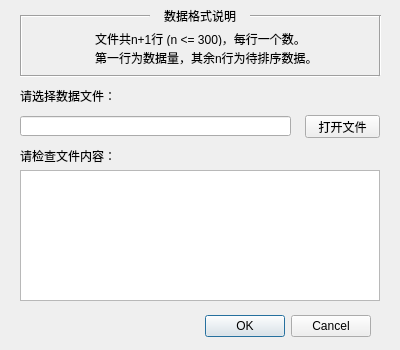
<?xml version="1.0" encoding="UTF-8"?>
<ui version="4.0">
 <class>dataImportDialog</class>
 <widget class="QDialog" name="dataImportDialog">
  <property name="geometry">
   <rect>
    <x>0</x>
    <y>0</y>
    <width>400</width>
    <height>350</height>
   </rect>
  </property>
  <property name="sizePolicy">
   <sizepolicy hsizetype="Fixed" vsizetype="Fixed">
    <horstretch>0</horstretch>
    <verstretch>0</verstretch>
   </sizepolicy>
  </property>
  <property name="minimumSize">
   <size>
    <width>400</width>
    <height>350</height>
   </size>
  </property>
  <property name="maximumSize">
   <size>
    <width>400</width>
    <height>350</height>
   </size>
  </property>
  <property name="windowTitle">
   <string>Dialog</string>
  </property>
  <widget class="QDialogButtonBox" name="buttonBox">
   <property name="geometry">
    <rect>
     <x>30</x>
     <y>310</y>
     <width>341</width>
     <height>32</height>
    </rect>
   </property>
   <property name="cursor">
    <cursorShape>PointingHandCursor</cursorShape>
   </property>
   <property name="styleSheet">
    <string notr="true"/>
   </property>
   <property name="orientation">
    <enum>Qt::Horizontal</enum>
   </property>
   <property name="standardButtons">
    <set>QDialogButtonBox::Cancel|QDialogButtonBox::Ok</set>
   </property>
  </widget>
  <widget class="QWidget" name="widget" native="true">
   <property name="geometry">
    <rect>
     <x>20</x>
     <y>5</y>
     <width>361</width>
     <height>80</height>
    </rect>
   </property>
   <widget class="Line" name="line_3">
    <property name="geometry">
     <rect>
      <x>350</x>
      <y>10</y>
      <width>20</width>
      <height>61</height>
     </rect>
    </property>
    <property name="orientation">
     <enum>Qt::Vertical</enum>
    </property>
   </widget>
   <widget class="Line" name="line">
    <property name="geometry">
     <rect>
      <x>-2</x>
      <y>63</y>
      <width>361</width>
      <height>16</height>
     </rect>
    </property>
    <property name="orientation">
     <enum>Qt::Horizontal</enum>
    </property>
   </widget>
   <widget class="QLabel" name="label_3">
    <property name="geometry">
     <rect>
      <x>144</x>
      <y>0</y>
      <width>81</width>
      <height>21</height>
     </rect>
    </property>
    <property name="styleSheet">
     <string notr="true">font: 12px &quot;宋体&quot;;
padding: 0px;</string>
    </property>
    <property name="text">
     <string>数据格式说明</string>
    </property>
   </widget>
   <widget class="Line" name="line_4">
    <property name="geometry">
     <rect>
      <x>0</x>
      <y>3</y>
      <width>130</width>
      <height>16</height>
     </rect>
    </property>
    <property name="orientation">
     <enum>Qt::Horizontal</enum>
    </property>
   </widget>
   <widget class="QLabel" name="label_5">
    <property name="geometry">
     <rect>
      <x>75</x>
      <y>25</y>
      <width>241</width>
      <height>16</height>
     </rect>
    </property>
    <property name="styleSheet">
     <string notr="true">font: 12px &quot;宋体&quot;;
padding: 0px;</string>
    </property>
    <property name="text">
     <string>文件共n+1行 (n &lt;= 300)，每行一个数。</string>
    </property>
   </widget>
   <widget class="QLabel" name="label_4">
    <property name="geometry">
     <rect>
      <x>75</x>
      <y>45</y>
      <width>241</width>
      <height>16</height>
     </rect>
    </property>
    <property name="styleSheet">
     <string notr="true">font: 12px &quot;宋体&quot;;
padding: 0px;</string>
    </property>
    <property name="text">
     <string>第一行为数据量，其余n行为待排序数据。</string>
    </property>
   </widget>
   <widget class="Line" name="line_5">
    <property name="geometry">
     <rect>
      <x>230</x>
      <y>3</y>
      <width>130</width>
      <height>16</height>
     </rect>
    </property>
    <property name="orientation">
     <enum>Qt::Horizontal</enum>
    </property>
   </widget>
   <widget class="Line" name="line_2">
    <property name="geometry">
     <rect>
      <x>-7</x>
      <y>10</y>
      <width>16</width>
      <height>61</height>
     </rect>
    </property>
    <property name="orientation">
     <enum>Qt::Vertical</enum>
    </property>
   </widget>
  </widget>
  <widget class="QWidget" name="widget_2" native="true">
   <property name="geometry">
    <rect>
     <x>20</x>
     <y>85</y>
     <width>361</width>
     <height>61</height>
    </rect>
   </property>
   <widget class="QPushButton" name="btn_openFile">
    <property name="geometry">
     <rect>
      <x>285</x>
      <y>30</y>
      <width>75</width>
      <height>23</height>
     </rect>
    </property>
    <property name="cursor">
     <cursorShape>PointingHandCursor</cursorShape>
    </property>
    <property name="styleSheet">
     <string notr="true">font: 12px &quot;宋体&quot;;
padding: 0px;</string>
    </property>
    <property name="text">
     <string>打开文件</string>
    </property>
   </widget>
   <widget class="QLabel" name="label">
    <property name="geometry">
     <rect>
      <x>0</x>
      <y>1</y>
      <width>101</width>
      <height>20</height>
     </rect>
    </property>
    <property name="styleSheet">
     <string notr="true">font: 12px &quot;宋体&quot;;
padding: 0px;</string>
    </property>
    <property name="text">
     <string>请选择数据文件：</string>
    </property>
   </widget>
   <widget class="QLineEdit" name="pathShow">
    <property name="geometry">
     <rect>
      <x>0</x>
      <y>31</y>
      <width>271</width>
      <height>20</height>
     </rect>
    </property>
    <property name="echoMode">
     <enum>QLineEdit::Normal</enum>
    </property>
   </widget>
  </widget>
  <widget class="QWidget" name="widget_3" native="true">
   <property name="geometry">
    <rect>
     <x>20</x>
     <y>140</y>
     <width>361</width>
     <height>161</height>
    </rect>
   </property>
   <widget class="QTextEdit" name="dataShow">
    <property name="geometry">
     <rect>
      <x>0</x>
      <y>30</y>
      <width>360</width>
      <height>131</height>
     </rect>
    </property>
   </widget>
   <widget class="QLabel" name="label_2">
    <property name="geometry">
     <rect>
      <x>0</x>
      <y>0</y>
      <width>101</width>
      <height>31</height>
     </rect>
    </property>
    <property name="styleSheet">
     <string notr="true">font: 12px &quot;宋体&quot;;
padding: 0px;</string>
    </property>
    <property name="text">
     <string>请检查文件内容：</string>
    </property>
   </widget>
  </widget>
 </widget>
 <resources/>
 <connections>
  <connection>
   <sender>buttonBox</sender>
   <signal>accepted()</signal>
   <receiver>dataImportDialog</receiver>
   <slot>accept()</slot>
   <hints>
    <hint type="sourcelabel">
     <x>248</x>
     <y>254</y>
    </hint>
    <hint type="destinationlabel">
     <x>157</x>
     <y>274</y>
    </hint>
   </hints>
  </connection>
  <connection>
   <sender>buttonBox</sender>
   <signal>rejected()</signal>
   <receiver>dataImportDialog</receiver>
   <slot>reject()</slot>
   <hints>
    <hint type="sourcelabel">
     <x>316</x>
     <y>260</y>
    </hint>
    <hint type="destinationlabel">
     <x>286</x>
     <y>274</y>
    </hint>
   </hints>
  </connection>
 </connections>
</ui>
